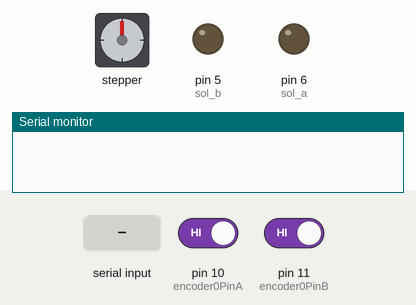
This sketch was run on a simulated Arduino Uno, built with avr-gcc and run on an emulated ATmega328P. On the bench: stepper motor, output pins drawn as LEDs (lit = HIGH), the last lines printed to the serial monitor. Wiring (inferred from the names in the program): stepper motor driver (200 steps per turn assumed): step pin 9; direction pin 8. The inputs (shaded band) are chosen by the test bench; at power-on: pin 10 (encoder0PinA) HIGH, pin 11 (encoder0PinB) HIGH. Pins used as bus, display or sensor lines are not drawn.

Above: at 1.2 s.
1.3 s: "c\n" received over Serial
At 2.5 s:
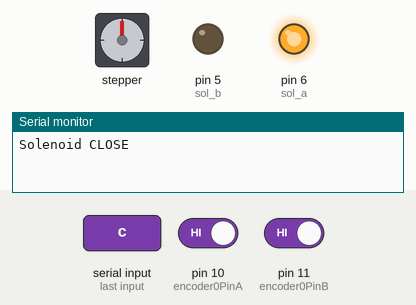
2.8 s: "o90\n" received over Serial
At 3.9 s:
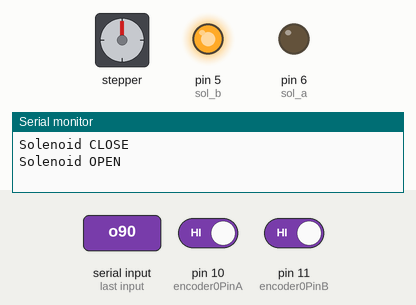
4.3 s: "s90\n" received over Serial
At 5.4 s:
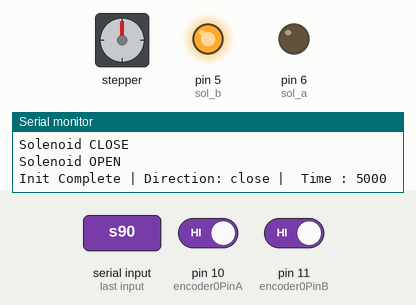
7.3 s: "d90\n" received over Serial
10.3 s: "90,45,200\n" received over Serial
At 10.9 s:
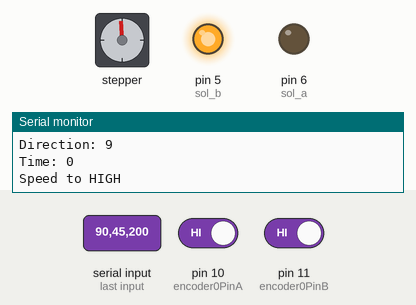
13.3 s: "d,45\n" received over Serial
Timing chart, 0 to 63.8 s (numbered marks = the images above; inputs shaded):
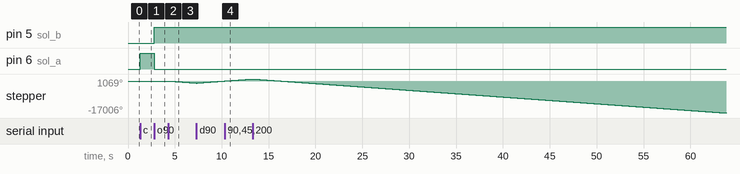

Measured:
- after the input at 1.3 s, pin 6 (sol_a): LOW → HIGH at once
- after the input at 2.8 s, pin 5 (sol_b): LOW → HIGH at once; pin 6 (sol_a): HIGH → LOW at once
- after the input at 4.3 s, stepper: keeps turning counter-clockwise at about 359°/s, starting at once

The sketch:

main.ino
```cpp
int direction = 8;
int pulse = 9;

int encoder0PinA = 10;
int encoder0PinB = 11;
int encoder0Pos = 0;
int encoder0PinALast = LOW;
int sol_a = 6;
int sol_b = 5;

int n = LOW;

void setup() {
  pinMode(8, OUTPUT);
  pinMode(9, OUTPUT);
  pinMode(10, INPUT);
  pinMode(11, INPUT);
  pinMode(6, OUTPUT);
  pinMode(5, OUTPUT);
  Serial.begin(115200);
}
int pulseStart = 0;
int timeDuration   = 5000;
int pulseDirection = 0;
int32_t pulseCount = 0;
void loop() {


  String incoming = "";
  //Opening with 1.
  //Closing with 0.

  //21 -> pulse
  //25 -> direction

  while (Serial.available()) {
    String incoming_packet = Serial.readStringUntil('\n');


    if (incoming_packet[0] == 's') {
      pulseStart = 1;
      Serial.print("Init Complete | ");
      Serial.print("Direction: " + String(pulseDirection ? "Open | " : "close | "));
      Serial.print(" Time : " + String(timeDuration));
    }
    else if (incoming_packet[0] == 'g') {

      Serial.print("Direction: " + String(pulseDirection ? "Open | " : "close | "));
      Serial.print(" Time : " + String(timeDuration));
    }
    else if (incoming_packet[0] == 'x') {
      pulseStart = 0;
      Serial.println("De-init Complete");
    }
    else if (incoming_packet[0] == 'd') {
      Serial.println("Direction Flip: " + String(pulseDirection) + " to " + String(!pulseDirection));
      pulseDirection = !pulseDirection;
    }
    else if(incoming_packet[0] == 'o'){
      Serial.println("Solenoid OPEN");
      digitalWrite(sol_a, LOW);
      digitalWrite(sol_b, HIGH);
    }
    else if(incoming_packet[0] == 'c') {
      Serial.println("Solenoid CLOSE");
      digitalWrite(sol_a, HIGH);
      digitalWrite(sol_b, LOW);
    }
    else {
      if (1) {
        int directionControl = incoming_packet[0];
        String parsedTime = "";
        for (int i = 1; i < incoming_packet.length(); i++) {
          parsedTime += incoming_packet[i];
        }

        Serial.println("Direction: " + String((int)(directionControl - '0')));
        Serial.println("Time: " + String(parsedTime.toInt()));

        if (parsedTime.toInt() < 100) {
          Serial.println("Speed to HIGH");
        }
        else {
          timeDuration = parsedTime.toInt();
          pulseDirection = (int)directionControl - '0';
        }
      }
      else {
        Serial.println("Servo Motor not initialized");
      }
    }
  }


  //13456 - driver-count;
  //14917 - driver-count
  //280593 pulses for opening.
  //27000 pulses for opening.


  while (!Serial.available()) {
    if (pulseStart) {
      n = digitalRead(encoder0PinA);
      if ((encoder0PinALast == LOW) && (n == HIGH)) {
        if (digitalRead(encoder0PinB) == LOW) {
          encoder0Pos--;
        } else {
          encoder0Pos++;
        }
        pulseCount += 1;

      }
      encoder0PinALast = n;
      digitalWrite(pulse, LOW);
      delayMicroseconds( timeDuration );
      digitalWrite(pulse, HIGH);
      digitalWrite(direction, pulseDirection);
    }
    else {

    }

  }
}
```
